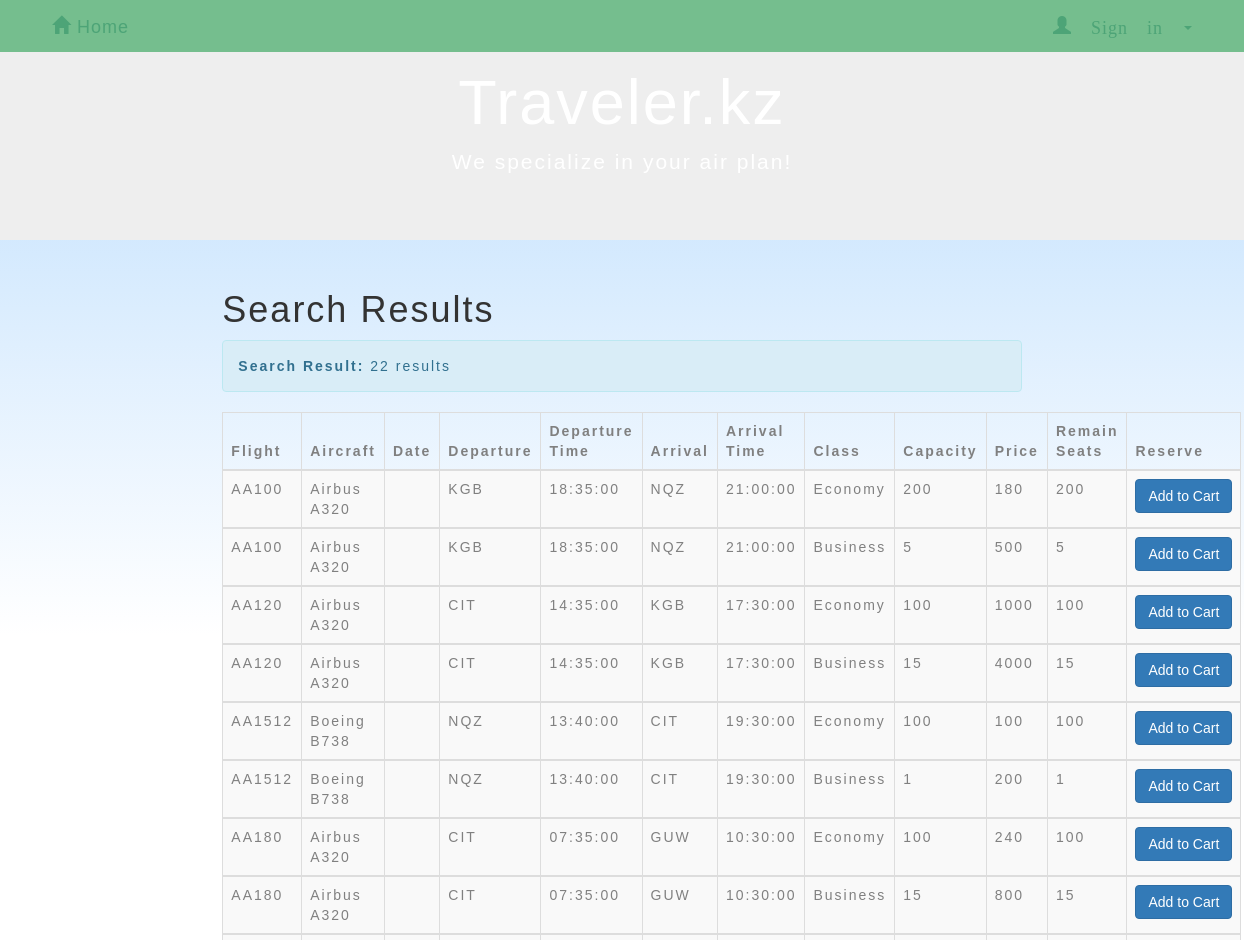
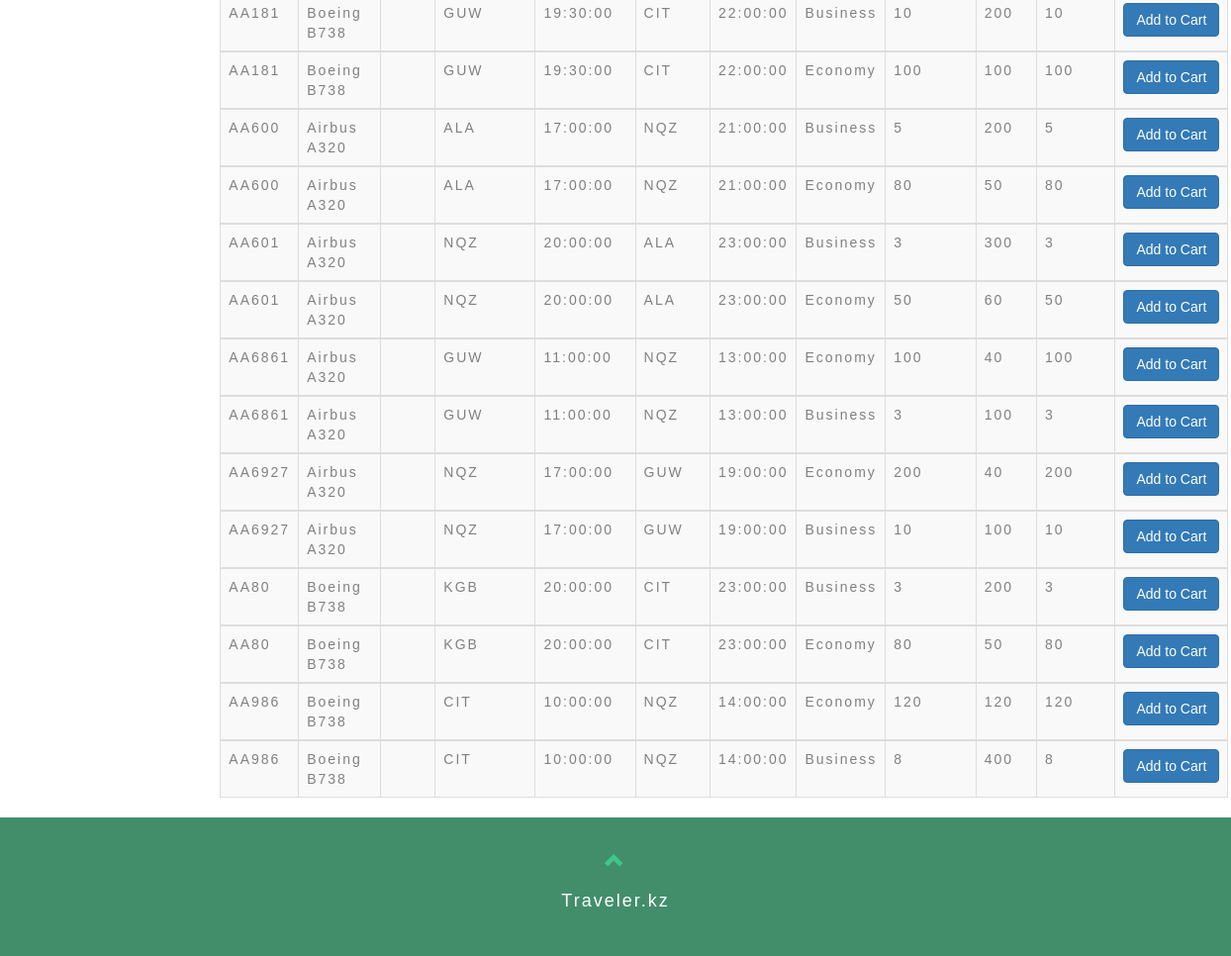
The app's page /SearchResultAll.php with its own data (2 pictures, top to bottom).
### tables this page shows
CREATE TABLE `flight` (
  `number` varchar(20) NOT NULL,
  `airplane_id` varchar(10) NOT NULL,
  `departure` varchar(10) NOT NULL,
  `d_time` time NOT NULL,
  `arrival` varchar(10) NOT NULL,
  `a_time` time NOT NULL
);

CREATE TABLE `class` (
  `number` varchar(10) NOT NULL,
  `name` varchar(20) NOT NULL,
  `capacity` int(11) NOT NULL,
  `price` float NOT NULL
);

CREATE TABLE `airplane` (
  `ID` varchar(10) NOT NULL,
  `type` varchar(10) NOT NULL,
  `company` varchar(20) NOT NULL
);

### SearchResultAll.php (the view, shortened to what this page needs)
<!DOCTYPE html>
<html>
<html lang="en">
<head>
    <link rel="stylesheet" href="http://maxcdn.bootstrapcdn.com/bootstrap/3.3.5/css/bootstrap.min.css">
    <link rel="stylesheet" href="forcompany.css">
    <link rel="stylesheet" href="homepage.css">
    <link rel="stylesheet" href="AdminSignin.css">
  <link rel="stylesheet" type="text/css" href="Search.css">
 </head>
<body>
<nav class="navbar navbar-default navbar-fixed-top">
        <div class="container">
            <div class="navbar-header">
                <a class="navbar-brand" href="homepage.html"><span class="glyphicon glyphicon-home"></span> Home</a>
            </div>
            <div class="collapse navbar-collapse" id="myNavbar">
                <ul class="nav navbar-nav navbar-right">
                    <li class="dropdown" id = "new">
                        <a class="dropdown-toggle" data-toggle="dropdown" href="#"><span class="glyphicon glyphicon-user"> Sign in&nbsp;</span><span class="caret"></span>
                        </a>
                          </li>
                        </ul>
            </div>
        </div>
    </nav>
<div class="jumbotron text-center">
        <h1>Traveler.kz</h1>
        <p>We specialize in your air plan!</p>
</div>
<div class="container-fluid text-center">
  <div class="row content">
    <div class="col-sm-2 sidenav">
    </div>
    <div class="col-sm-8 text-left">
      <h1>Search Results</h1>
<?php
include_once 'dbconnect2.php';
$selectdate = $_POST["selectdate"];
global $sql, $availableNumber;
    $sql = "SELECT *
            FROM flight FL,  class C, airplane AP
            WHERE (FL.number = C.number) AND (FL.airplane_id = AP.ID)
            ORDER BY FL.number";
$result = mysqli_query($con,$sql);
$rowcount = mysqli_num_rows($result);
if($rowcount == 0){
    echo "<div class='alert alert-info'><strong>Search Result: </strong>".$rowcount." result</div>";
}
else{
echo "<div class='alert alert-info'><strong>Search Result: </strong>".$rowcount." results</div>";
echo "<table class='table table-bordered table-striped table-hover'>
      <thead>
      <tr>
        <th>Flight</th>
        <th>Aircraft</th>
        <th>Date</th>
        <th>Departure</th>
        <th>Departure Time</th>
        <th>Arrival</th>
        <th>Arrival Time</th>
        <th>Class</th>
        <th>Capacity</th>
        <th>Price</th>
        <th>Remain Seats</th>
        <th>Reserve</th>
      </tr>
      </thead>";
while($row = mysqli_fetch_array($result)) {
    echo "<tbody><tr>";
    echo "<td>" . $row['number'] . "</td>";
    echo "<td>" . $row['company']." ".$row['type']. "</td>";
    echo "<td>" . $selectdate . "</td>";
    echo "<td>" . $row['departure'] . "</td>";
    echo "<td>" . $row['d_time'] . "</td>";
    echo "<td>" . $row['arrival'] . "</td>";
    echo "<td>" . $row['a_time'] . "</td>";
    echo "<td>" . $row['name'] . "</td>";
    echo "<td>" . $row['capacity'] . "</td>";
    echo "<td>" . $row['price'] . "</td>";
        $seatreserved = "SELECT flightno, classtype, COUNT(*)
                    FROM book B
                    WHERE B.date = '".$selectdate."' AND B.flightno = '".$row['number']."'AND B.classtype ='".$row['name']."' AND paid=1
                    GROUP BY flightno, classtype";
        $reserved = mysqli_query($con, $seatreserved);
        $reservedNumber = mysqli_fetch_array($reserved);
        $capacity = mysqli_query($con, "SELECT capacity FROM class C WHERE C.number='".$row['number']."' AND C.name= '".$row['name']."'");
        $capacityNumber = mysqli_fetch_array($capacity);
        if(mysqli_num_rows($reserved)>0){
            $availableNumber = $capacityNumber['capacity'] - $reservedNumber['COUNT(*)'];
        }else{
            $availableNumber = $capacityNumber['capacity'];
        }
        echo "<td>".$availableNumber."</td>";
    if($availableNumber>0){
    echo '<td>
        <form action="shoppingcart.php" method="post">
        <input type="hidden" name="flightno" value="'.$row['number'].'">
        <input type="hidden" name="classtype" value="'.$row['name'].'">
        <input type="hidden" name="price" value="'.$row['price'].'">
        <input type="hidden" name="date" value="'.$selectdate.'">
        <input type="hidden" name="type" value="all">
        <button type="submit" class="btn btn-primary">Add to Cart</button>
        </form>
        </td>';
    }else{
        echo "<td><button type='button' class='btn btn-warning' onclick='myFunction()'>Not Available</button></td>";
    }
    echo "</tr>";
}
echo " </tbody></table>";
}
?>
    </div>
  </div>
</div>
<footer class="container-fluid text-center">
        <a href="#signUpPage" title="To Top">
            <span class="glyphicon glyphicon-chevron-up"></span>
        </a>
        <p>Traveler.kz</p>
</footer>
</body>
</html>

### forcompany.css (style rules this page uses)
.jumbotron { color: #ffffff; }
.navbar { margin-bottom: 0; background-color: #ffffff; border: 0; font-size: 18px !important; letter-spacing: 2px; opacity: 0.9; }
.navbar li a, .navbar .navbar-brand { color: #53958e !important; }
footer { color: #000000; padding: 32px; font-size: 18px; }
footer .glyphicon { font-size: 20px; margin-bottom: 20px; color: rgb(40, 186, 164); opacity: 0.9; }
body { font-family: 'Abel', sans-serif; letter-spacing:2px; }
.container { font-family: 'Abel', sans-serif; letter-spacing: 1px; }

### homepage.css (style rules this page uses)
html { height: 100%; margin:0; padding:0; font-size: large; font-family: 'Lora', serif; }
body { height: 100%; margin: 0; background-repeat: no-repeat; background-attachment: fixed; background-image: linear-gradient(#b9dcfd, white, white, white); }

### admin/AdminSignin.css (style rules this page uses)
th { width: 50px; height: 10px; color: gray; }
td { color: gray; }

### Search.css (style rules this page uses)
.jumbotron { color: #ffffff; }
body { background-color: #cccccc; }
.navbar { margin-bottom: 0; background-color: #68b883; border: 0; font-size: 18px !important; letter-spacing: 2px; opacity: 0.9; }
.navbar li a, .navbar .navbar-brand { color: #3b9c6a !important; }
footer { background-color: #428e6b; color: #fff; padding: 32px; font-size: 18px; }
footer .glyphicon { font-size: 20px; margin-bottom: 20px; color: #40cd8f; opacity: 0.9; }

### records on screen
flight: class.number "AA100", airplane.company "Airbus", airplane.type "A320", departure "KGB", d_time "18:35:00", arrival "NQZ", a_time "21:00:00", class.name "Economy", class.capacity "200", class.price "180", class.name "Business", class.capacity "5", class.price "500"
flight: class.number "AA120", airplane.company "Airbus", airplane.type "A320", departure "CIT", d_time "14:35:00", arrival "KGB", a_time "17:30:00", class.name "Economy", class.capacity "100", class.price "1000", class.name "Business", class.capacity "15", class.price "4000"
flight: class.number "AA1512", airplane.company "Boeing", airplane.type "B738", departure "NQZ", d_time "13:40:00", arrival "CIT", a_time "19:30:00", class.name "Economy", class.capacity "100", class.price "100", class.name "Business", class.capacity "1", class.price "200"
flight: class.number "AA180", airplane.company "Airbus", airplane.type "A320", departure "CIT", d_time "07:35:00", arrival "GUW", a_time "10:30:00", class.name "Economy", class.capacity "100", class.price "240", class.name "Business", class.capacity "15", class.price "800"
flight: class.number "AA181", airplane.company "Boeing", airplane.type "B738", departure "GUW", d_time "19:30:00", arrival "CIT", a_time "22:00:00", class.name "Business", class.capacity "10", class.price "200", class.name "Economy", class.capacity "100", class.price "100"
flight: class.number "AA600", airplane.company "Airbus", airplane.type "A320", departure "ALA", d_time "17:00:00", arrival "NQZ", a_time "21:00:00", class.name "Business", class.capacity "5", class.price "200", class.name "Economy", class.capacity "80", class.price "50"
flight: class.number "AA601", airplane.company "Airbus", airplane.type "A320", departure "NQZ", d_time "20:00:00", arrival "ALA", a_time "23:00:00", class.name "Business", class.capacity "3", class.price "300", class.name "Economy", class.capacity "50", class.price "60"
flight: class.number "AA6861", airplane.company "Airbus", airplane.type "A320", departure "GUW", d_time "11:00:00", arrival "NQZ", a_time "13:00:00", class.name "Economy", class.capacity "100", class.price "40", class.name "Business", class.capacity "3", class.price "100"
flight: class.number "AA6927", airplane.company "Airbus", airplane.type "A320", departure "NQZ", d_time "17:00:00", arrival "GUW", a_time "19:00:00", class.name "Economy", class.capacity "200", class.price "40", class.name "Business", class.capacity "10", class.price "100"
flight: class.number "AA80", airplane.company "Boeing", airplane.type "B738", departure "KGB", d_time "20:00:00", arrival "CIT", a_time "23:00:00", class.name "Business", class.capacity "3", class.price "200", class.name "Economy", class.capacity "80", class.price "50"
flight: class.number "AA986", airplane.company "Boeing", airplane.type "B738", departure "CIT", d_time "10:00:00", arrival "NQZ", a_time "14:00:00", class.name "Economy", class.capacity "120", class.price "120", class.name "Business", class.capacity "8", class.price "400"

### other values on screen
$rowcount "22"
